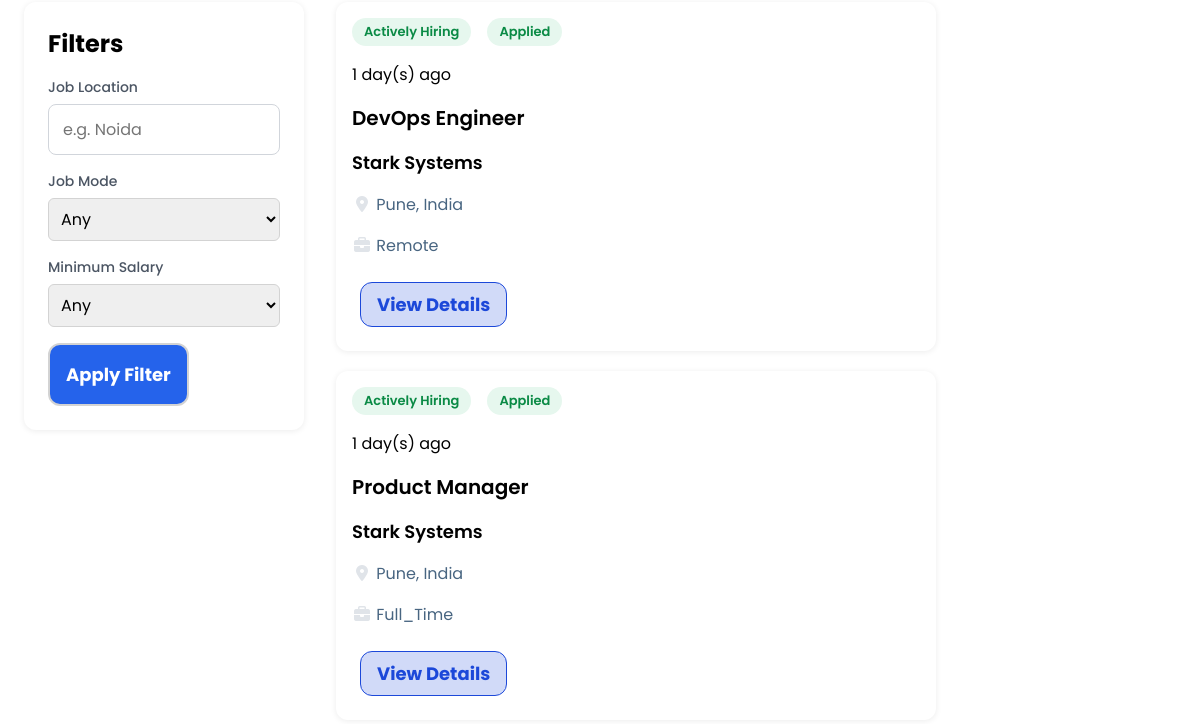
Page /applications (signed in, lower part) on the earlier database version.
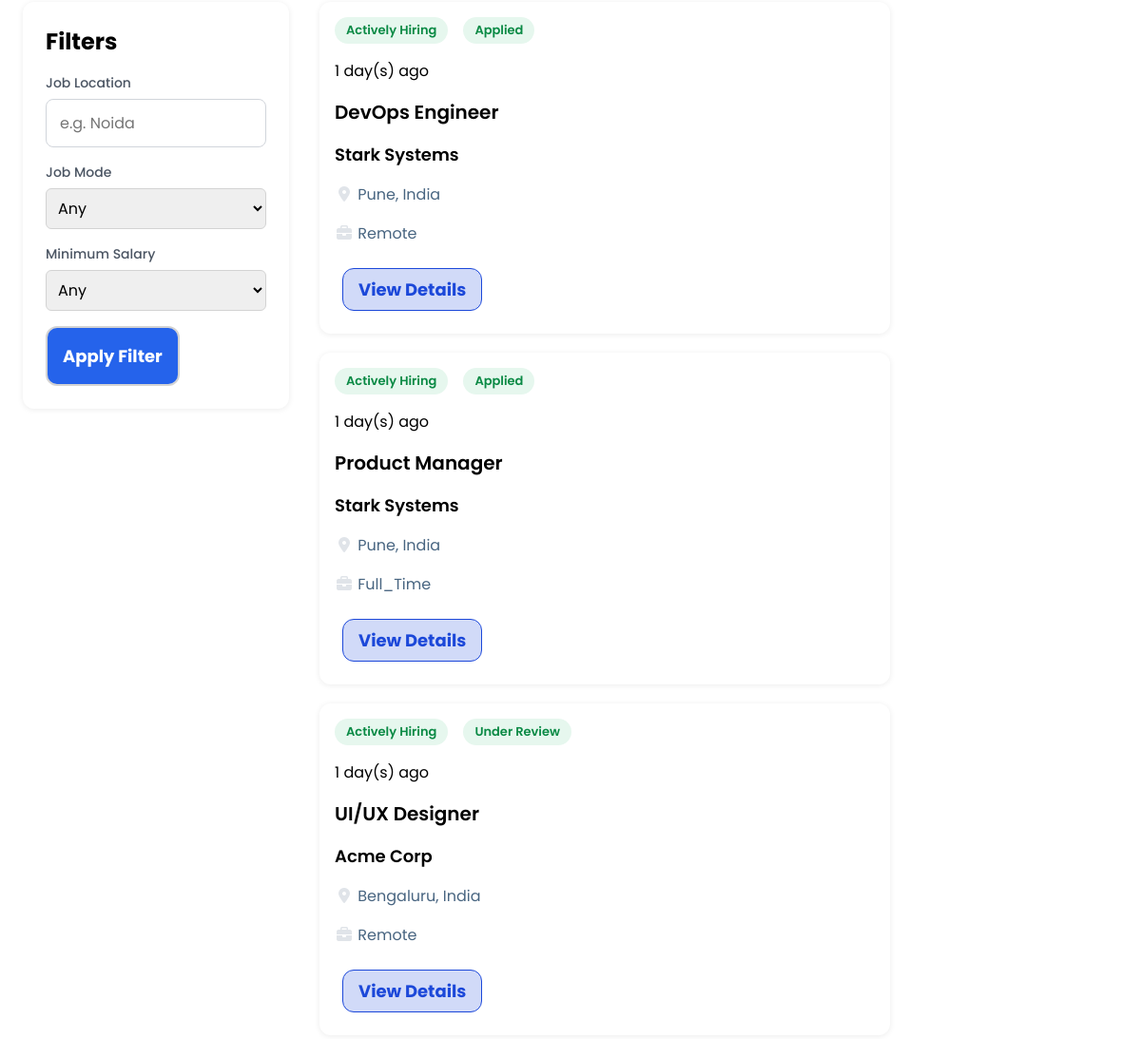
Same page on the later database version.
### models/Application.py (models this page shows)
class Application(db.Model):
    __tablename__="application"
    id = db.Column(db.Integer, primary_key=True)
    job_id = db.Column(db.Integer, db.ForeignKey("job.id"))
    user_id = db.Column(db.Integer, db.ForeignKey("user.id"))
    resume = db.Column(db.String(255))
    status = db.Column(db.String(30), default="Applied")
    applied_at = db.Column(db.DateTime, default=datetime.now)
    user = db.relationship(
        "User",
        back_populates="applications"
    )
    job = db.relationship(
        "Job",
        back_populates="applications"
    )

### models/Job.py (models this page shows, shortened)
class Job(db.Model):
    __tablename__="job"
    id = db.Column(db.Integer, primary_key=True)
    employer_id = db.Column(
        db.Integer,
        db.ForeignKey("employer_profile.id")
    )
    title = db.Column(db.String(150))
    company = db.Column(db.String(150))
    location = db.Column(db.String(100))
    employment_type = db.Column(db.String(30))
    salary_min = db.Column(db.Integer)
    salary_max = db.Column(db.Integer)
    description = db.Column(db.Text)
    vacancies = db.Column(db.Integer)
    deadline = db.Column(db.Date)
    is_active = db.Column(db.Boolean, default=True)
    created_at = db.Column(db.DateTime, default=datetime.utcnow)
    is_archived = db.Column(db.Boolean, default=False)
    is_approved = db.Column(db.Boolean, default=True)
    is_filled = db.Column(db.Boolean,default=False)       # Position filled
    employer = db.relationship(
        "EmployerProfile",
        back_populates="job"
    )
    applications = db.relationship(
        "Application",
        back_populates="job",
        cascade="all, delete-orphan"
    )
    bookmarks = db.relationship(
        "Bookmark",
        back_populates="job",
        cascade="all, delete-orphan"
    )
    @property
    def age(self):
        diff = datetime.utcnow() - self.created_at
        if diff.days > 0:
            return f"{diff.days} day(s) ago"

### User_routes/user_dashbord.py (the view)
@user_bp.route("/applications", methods=["GET"])
@jobseeker_required
def applications():
    applications =Application.query.join(Job).filter(Application.user_id==session.get("user_id"))
    keyword = request.args.get("q", "").strip()
    if keyword:
        applications = applications.filter(Job.title.ilike(f"%{keyword}%"))
    location = request.args.get("location", "").strip()
    if location:
        applications = applications.filter(Job.location.ilike(f"%{location}%"))
    job_mode = request.args.get("job_mode", "").strip()
    if job_mode:
        applications = applications.filter(Job.employment_type == job_mode)
    min_salary = request.args.get("min_salary", "").strip()
    if min_salary.isdigit():
        applications = applications.filter(Job.salary_max >= int(min_salary))
    applications=applications.all()
    user=db.session.get(User,session.get("user_id"))
    return render_template("user/applications.html", applications=applications, filters={"q": keyword, "location": location, "job_mode": job_mode, "min_salary": min_salary},user=user,)

### Auth/routes.py (called while the page is built)
def jobseeker_required(func):
    @wraps(func)
    def wrapper(*args, **kwargs):
        if "user_id" not in session:
             flash("Login required")
             return redirect(url_for("auth.login"))
        if session["role"] != "Job_Seeker":
            flash("Access denied! Routes only for Job Seekers")
            abort(403)
        return func(*args, **kwargs)
    return wrapper

### templates/user/applications.html (shortened to what this page needs)
<!DOCTYPE html>
<html>
<head>
  {% include "components/html_headers.html" %}
</head>
<body>
  <main class="job-sections">
  <aside class="filters">
    <h2 >Filters</h2>
    <form action="{{ url_for('user.applications') }}" method="GET">
      <div class="filter-form-group">
      <label>Job Location</label>
      <input class="search2" type="text" name="location" value="{{ filters.location }}" placeholder="e.g. Noida">
      </div>
      <div class="filter-form-group">
      <label>Job Mode</label>
      <select name="job_mode">
        <option value="" {% if not filters.job_mode %}selected{% endif %}>Any</option>
      </select>
      </div>
      <div class="filter-form-group">
        <label>Minimum Salary</label>
        <select name="min_salary">
          <option value="" {% if not filters.min_salary %}selected{% endif %}>Any</option>
        </select>
      </div>
      <button type="submit" class="btn btn-primary">Apply Filter</button>
    </form>
  </aside>
    <section class="job-list" >
      {% for app in applications %}
      {% with job=app.job %}
      {% include "job/job_card.html" with context %}
       {% endwith %}
      {% endfor%}
    </section>
  </main>
</body>
</html>

### templates/job/job_card.html
      <div class="job-card">
        <div class="badge-group">
        {% if not job.is_filled and job.is_active %}
          <span class="badge badge-green">Actively Hiring</span>
          {% else %}
          <span class="badge badge-red">Stoped Hiring</span>
          {% endif %}
          {% if request.endpoint== 'user.applications' %}
          <span class="badge badge-green">{{ app.status }}</span>
          {% endif %}
        </div>
        <span class="job-deadline">{{ job.age }}</span>
        <span class="job-title">{{ job.title }}</span>
        <span class="job-company">{{ job.company }}</span>
        <span class="job-location"><i class="fa-solid fa-location-dot fa-fw" style="color: rgb(224, 228, 233);"></i> {{ job.location }}</span>
        <span class="job-mode"> <i class="fa-solid fa-briefcase fa-fw" style="color: rgb(224, 228, 233);"></i> {{ job.employment_type }}</span>
        <div class="job-buttons">
          <a class="btn details" href="{{ url_for('job.job_details',job_id=job.id) }}">View Details</a>
        </div>
      </div>

Differences in the rows shown:
added Application: status "Under Review", job.age "1 day(s) ago", job "UI/UX Designer", job.company "Acme Corp", job.location "Bengaluru, India", job.employment_type "Remote"
